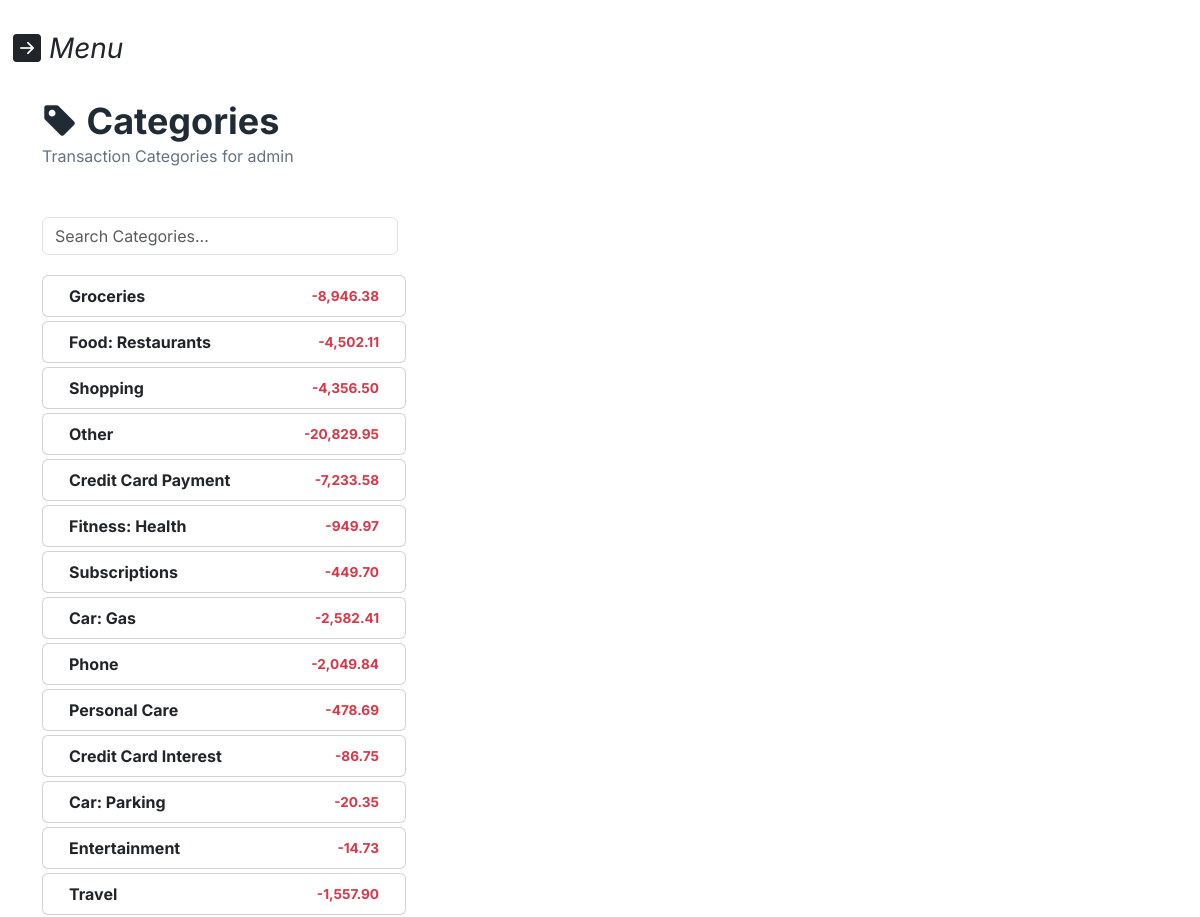
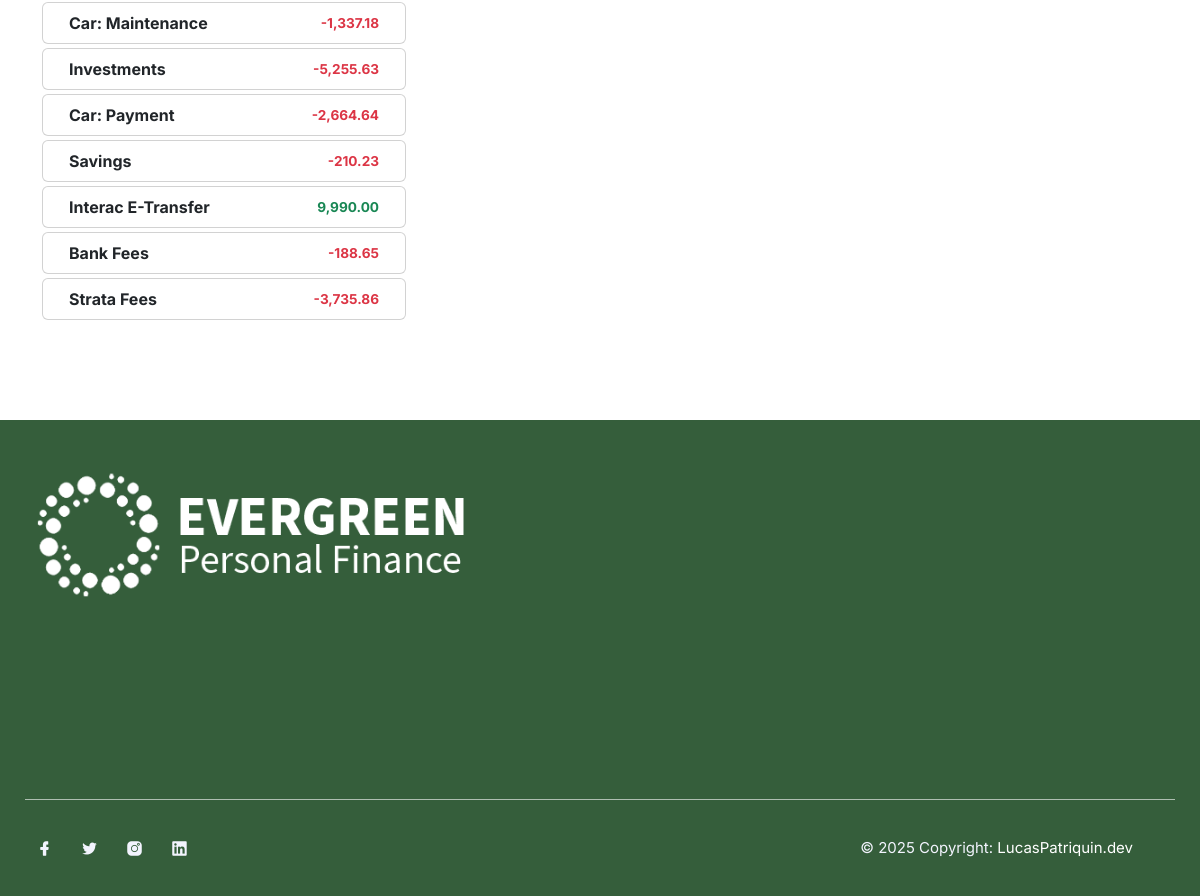
Page /finance_tracker/categories/ (signed in) on the committed database (2 pictures, top to bottom).
### finance_tracker/models.py (models this page shows, shortened)
class Category(models.Model):
    name = models.CharField(max_length=255)
    class Meta:
        verbose_name_plural = "Categories"

### finance_tracker/views.py (the view)
# urls.py: path('categories/', views.CategoryList.as_view(), name='categories'),
class CategoryList(LoginRequiredMixin, ListView):
    template_name = 'finance_tracker/category_list.html'
    model = Category
    context_object_name = 'categories'
    def get_queryset(self):
        user = self.request.user
        queryset = Category.objects.exclude(
            name='Income').annotate(
            total_amount=Sum('transaction__amount', filter=models.Q(transaction__owner=self.request.user))
        )
        search_term = self.request.GET.get('search_term')
        clear_search = self.request.GET.get('clear_search')
        if clear_search:
            return queryset
        if search_term:
            queryset = queryset.filter(Q(name__icontains=search_term.capitalize()))
        return queryset

### finance_tracker/context_processors.py (called while the page is built)
def user_profile_data(request):
    user = request.user
    user_profile = None
    if user.is_authenticated:
        try:
            user_profile = UserProfile.objects.get(user=user)
        except ObjectDoesNotExist:
            pass
    return {'user_profile': user_profile}

### finance_tracker/templates/finance_tracker/category_list.html (shortened to what this page needs)
{% extends 'finance_tracker/base.html' %}
{% load static %}
{% block content %}
{% if categories %}
<div id="category-list-div" class="container mt-4 mx-auto">
    <div class="mb-5 mt-2">
        <h2 class="justin-content-center">
        <i class="bi bi-tag-fill"></i> Categories</h2>
        <p>Transaction Categories for {{ user }}</p>
    </div>
   <div class="row">
       <div class="col-12 col-md-4">
           <form method="get" class="mb-3">
               <div class="input-group">
                   <input type="text" class="form-control" placeholder="Search Categories..." name="search_term" value="{{ request.GET.search_term }}" />
                </div>
            </form>
        </div>
    </div>
    <div class="container">
        <div class="row p-0 col-lg-4 col-sm-12">
            {% for category in categories %}
            <div class="card text-start g-1">
            <div class="card-body p-2">
                <div class="row align-items-center mx-1">
                    <div class="col-8">
                        <span class="fw-bold">{{ category.name }}</span>
                    </div>
                    {% if category.total_amount %}
                    <div class="col d-flex justify-content-end">
                        {% if category.total_amount < 0 %}
                            <span id="cat-number-badge" class="fw-bold text-danger">{{ category.total_amount|floatformat:2 }}</span>
                        {% else %}
                            <span id="cat-number-badge" class="fw-bold text-success">{{ category.total_amount|floatformat:2 }}</span>
                        {% endif %}
                    </div>
                    {% else %}
                    <div class="col d-flex justify-content-end">
                        <p>{{ category.total_amount }}</p>
                    </div>
                    {% endif %}
                </div>
            </div>
            </div>
            {% endfor %}
        </div>
    </div>
  {% else %}
    {% include 'finance_tracker/components/upload_notify.html' %}
  {%endif %}
</div>
{% endblock %}

### finance_tracker/templates/finance_tracker/base.html (shortened to what this page needs)
{% load static %}
<!DOCTYPE html>
<html lang="en" >
    <head>
        <link href="https://cdn.jsdelivr.net/npm/bootstrap@5.3.3/dist/css/bootstrap.min.css" rel="stylesheet">
        <link rel="stylesheet" href="https://cdn.jsdelivr.net/npm/bootstrap-icons@1.10.5/font/bootstrap-icons.css">
        <link rel="stylesheet" href="{% static 'css/main.css' %}"/>
        <link rel="stylesheet" href="{% static 'finance_tracker/css/finance_tracker.css' %}">
        <link rel="stylesheet" href="{% static 'finance_tracker/css/animate.css' %}"/>
        <link rel="stylesheet" href="{% static 'finance_tracker/css/lineicons.css' %}"/>
        <link rel="stylesheet" href="{% static 'finance_tracker/css/ud-styles.css' %}"/>
    </head>
  <body>
        <header>
            {% block nav_bar %}
                <button id="menu-button" class="btn float-start" data-bs-toggle="offcanvas" data-bs-target="#offcanvas" role="button">
                    <i class="bi bi-arrow-right-square-fill fs-3" data-bs-toggle="offcanvas" data-bs-target="#offcanvas"> Menu</i>
                </button>
            {% endblock %}
        </header>
        <main id="body">
            {% block content %}
            {% endblock %}
        </main>
        {% include 'finance_tracker/components/footer.html' %}
    </body>
</html>

### finance_tracker/templates/finance_tracker/components/footer.html
{% load static %}
<footer class="ud-footer wow fadeInUp" data-wow-delay=".15s">
  <div class="ud-footer-widgets">
    <div class="container-fluid">
      <div class="row">
        <div class="col-xl-5 col-lg-6 col-md-7">
          <div class="ud-widget ms-4">
            <a href="index.html" class="ud-footer-logo"
              ><img
                src="{% static 'finance_tracker/images/logo/logo.png' %}"
                alt="logo"
            /></a>
          </div>
        </div>
      </div>
    </div>
  </div>
  <div class="ud-footer-bottom mt-auto">
    <div class="container-fluid">
      <div class="row">
        <ul class="ud-footer-bottom-left">
          <li>
            <a href="javascript:void(0)"
              ><i class="lni lni-facebook-filled"></i
            ></a>
          </li>
          <li>
            <a href="javascript:void(0)"
              ><i class="lni lni-twitter-filled"></i
            ></a>
          </li>
          <li>
            <a href="javascript:void(0)"
              ><i class="lni lni-instagram-filled"></i
            ></a>
          </li>
          <li>
            <a href="javascript:void(0)"
              ><i class="lni lni-linkedin-original"></i
            ></a>
          </li>
          <p class="ud-footer-bottom-right ms-auto">
            © 2025 Copyright:
            <a class="text-white" href="https://lucaspatriquin.com/"
              >LucasPatriquin.dev</a
            >
          </p>
        </ul>
      </div>
    </div>
  </div>
</footer>

### static/css/main.css (style rules this page uses)
body { display: flex; flex-direction: column; margin: 0; font-family: 'Roboto', sans-serif; min-height: 100vh; }
main { flex: 1; }

### finance_tracker/static/finance_tracker/css/finance_tracker.css (style rules this page uses)
:root { --font: "Inter", sans-serif; --body-color: #637381; --heading-color: #212b36; --primary-color: #355E3B; --white: #ffffff; }
#menu-button { margin-top: 20px; margin-right: 20px; }
#category-list-div { margin-bottom: 100px; }
#cat-number-badge { font-size: .85em; }

### finance_tracker/static/finance_tracker/css/ud-styles.css (style rules this page uses)
:root { --font: "Inter", sans-serif; --body-color: #637381; --heading-color: #212b36; --primary-color: #355E3B; --white: #ffffff; }
body { font-family: var(--font); font-weight: normal; font-style: normal; color: var(--body-color); overflow-x: hidden; }
* { margin: 0; padding: 0; -webkit-box-sizing: border-box; -moz-box-sizing: border-box; box-sizing: border-box; }
img { max-width: 100%; }
a, button, input, textarea { -webkit-transition: all 0.3s ease-out 0s; -moz-transition: all 0.3s ease-out 0s; -ms-transition: all 0.3s ease-out 0s; -o-transition: all 0.3s ease-out 0s; transition: all 0.3s ease-out 0s; }
a, a:focus, input:focus, textarea:focus, button:focus, .navbar-toggler:focus { text-decoration: none; outline: none; box-shadow: none; }
i, span, a { display: inline-block; }
audio, canvas, iframe, img, svg, video { vertical-align: middle; }
h1, h2, h3, h4, h5, h6 { font-weight: 700; color: var(--heading-color); margin: 0px; }
h2 { font-size: 36px; }
ul, ol { margin: 0px; padding: 0px; list-style-type: none; }
p { font-size: 16px; font-weight: 400; line-height: 26px; color: var(--body-color); margin: 0px; }
.ud-footer { background: var(--primary-color); padding-top: 50px;; position: relative; z-index: 1; }
.ud-widget { margin-bottom: 50px; }
.ud-widget .ud-footer-logo { width: 450px; display: block; margin-bottom: auto; padding-bottom: 150px; }
.ud-widget .ud-footer-logo img { width: 100%; margin-top: auto; }
.ud-footer-bottom { padding: 35px 0; border-top: 1px solid rgba(255, 255, 255, 0.599); margin-left: 25px; margin-right: 25px; }
.ud-footer-bottom .ud-footer-bottom-left { display: flex; align-items: center; }
.ud-footer-bottom .ud-footer-bottom-left a { font-weight: normal; font-size: 15px; color: #f3f4fe; margin-right: 30px; display: inline-block; }
.ud-footer-bottom .ud-footer-bottom-right { text-align: right; font-weight: normal; font-size: 15px; color: #f3f4fe; }
.ud-footer-bottom .ud-footer-bottom-right a { color: var(--primary-color); }

### rows in the picture
Category: name "Groceries", total_amount "-8,946.38"
Category: name "Food: Restaurants", total_amount "-4,502.11"
Category: name "Shopping", total_amount "-4,356.50"
Category: name "Other", total_amount "-20,829.95"
Category: name "Credit Card Payment", total_amount "-7,233.58"
Category: name "Fitness: Health", total_amount "-949.97"
Category: name "Subscriptions", total_amount "-449.70"
Category: name "Car: Gas", total_amount "-2,582.41"
Category: name "Phone", total_amount "-2,049.84"
Category: name "Personal Care", total_amount "-478.69"
Category: name "Credit Card Interest", total_amount "-86.75"
Category: name "Car: Parking", total_amount "-20.35"
Category: name "Entertainment", total_amount "-14.73"
Category: name "Travel", total_amount "-1,557.90"
Category: name "Car: Maintenance", total_amount "-1,337.18"
Category: name "Investments", total_amount "-5,255.63"
Category: name "Car: Payment", total_amount "-2,664.64"
Category: name "Savings", total_amount "-210.23"
Category: name "Interac E-Transfer", total_amount "9,990.00"
Category: name "Bank Fees", total_amount "-188.65"
Category: name "Strata Fees", total_amount "-3,735.86"

### other values in the picture
{{ user }} "admin"
